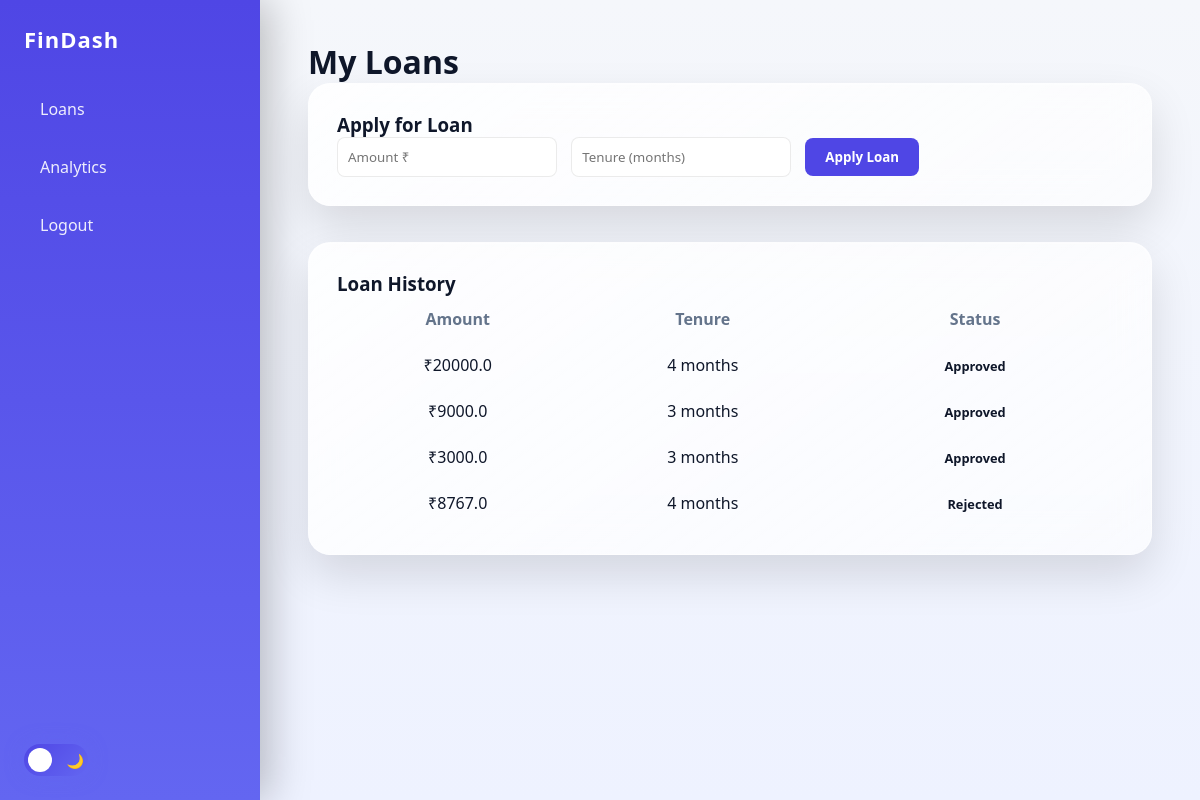
Before: /user/dashboard (signed in) with the older database file.
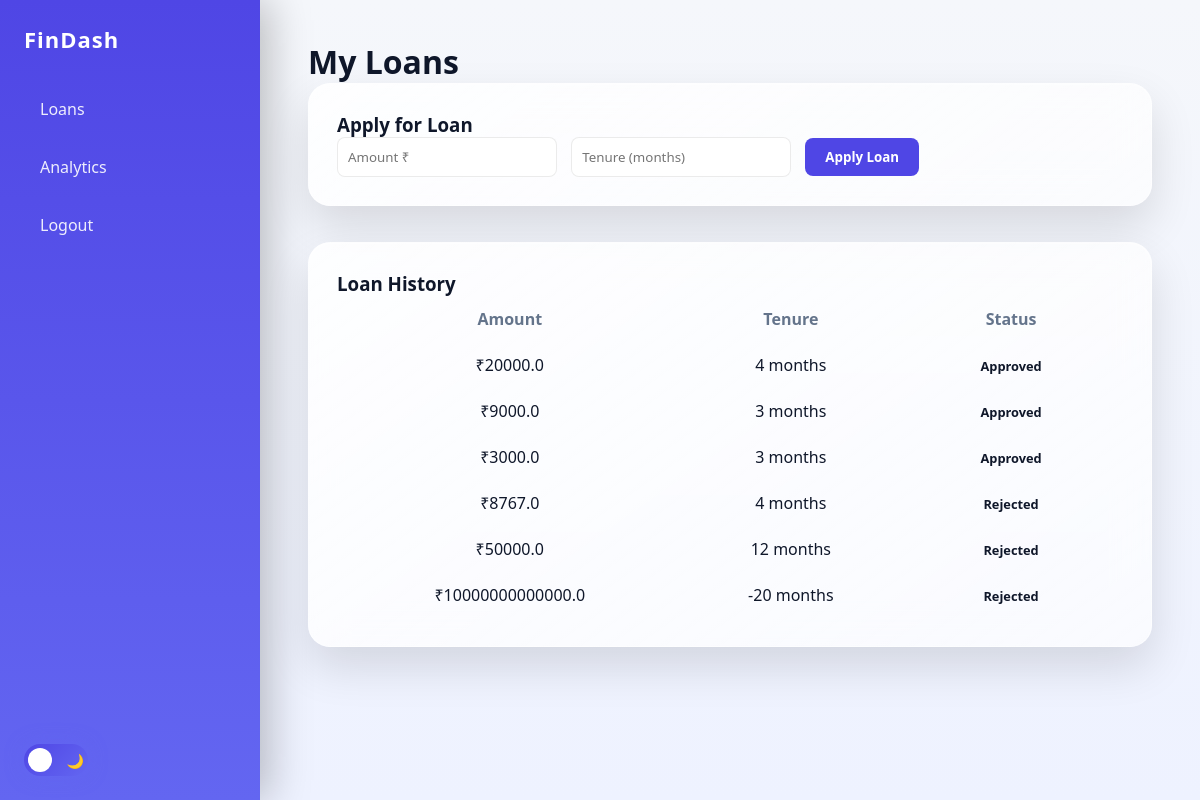
After: the same page with the newer database file.
### models/loan.py (models this page shows)
class Loan(db.Model):
    id = db.Column(db.Integer, primary_key=True)
    user_id = db.Column(db.Integer, nullable=False)
    borrower = db.Column(db.String(100))
    amount = db.Column(db.Float)
    tenure = db.Column(db.Integer)
    status = db.Column(db.String(20), default="Pending")
    created_at = db.Column(db.DateTime, default=datetime.utcnow)

### routes/user.py (the view)
@user_bp.route("/dashboard")
@login_required
def dashboard():
    loans = Loan.query.filter_by(user_id=current_user.id).all()
    return render_template("user/dashboard.html", loans=loans)

### templates/user/dashboard.html (shortened to what this page needs)
{% extends "base_dashboard.html" %}
{% block content %}
<h1>My Loans</h1>
<div class="card">
    <h3>Apply for Loan</h3>
    <form method="post" action="/user/apply" class="loan-form">
        <input type="number" name="amount" placeholder="Amount ₹" required>
        <input type="number" name="tenure" placeholder="Tenure (months)" required>
        <button type="submit">Apply Loan</button>
    </form>
</div>
<div class="card">
    <h3>Loan History</h3>
    {% if loans and loans|length > 0 %}
    <table>
        <thead>
            <tr>
                <th>Amount</th>
                <th>Tenure</th>
                <th>Status</th>
            </tr>
        </thead>
        <tbody>
            {% for loan in loans %}
            <tr id="loan-{{ loan.id }}">
                <td>₹{{ loan.amount }}</td>
                <td>{{ loan.tenure }} months</td>
                <td>
                    <span class="status {{ loan.status }}">
                        {{ loan.status }}
                    </span>
                </td>
            </tr>
            {% endfor %}
        </tbody>
    </table>
    {% else %}
        <p style="color: var(--text-muted);">
            No loan history found.
        </p>
    {% endif %}
</div>
{% endblock %}

Changed rows visible on the page:
added Loan: amount "50000.0", tenure "12", status "Rejected"
added Loan: amount "10000000000000.0", tenure "-20", status "Rejected"
